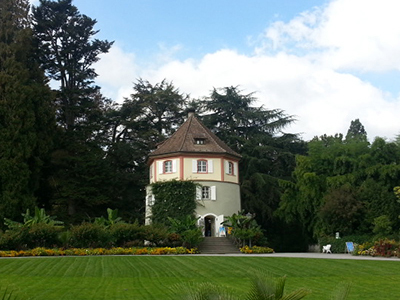
//> input picture Ch6/image/hue_hist.jpg, 400 x 300 px
$ ./hue_histogram   (built with g++ and OpenCV 4)
//> lines starting //> are read from the running program, lines starting //| are printed output that depends on the picture
#include <opencv2/opencv.hpp>
using namespace cv;
using namespace std;

void calc_Histo(const Mat &image, Mat &hist, int bins, int range_max = 256)
{
	int histSize[] = {bins};			   // 히스토그램 계급개수
	float range[] = {0, (float)range_max}; // 히스토그램 범위
	int channels[] = {0};				   // 채널 목록
	int dims = image.channels();

	const float *ranges[] = {range};

	calcHist(&image, 1, channels, Mat(), hist, 1, histSize, ranges);
}

// hue 채널에 대한 색상 팔레트 행렬 생성
Mat make_palatte(int rows)
{
	Mat hsv(rows, 1, CV_8UC3);
	for (int i = 0; i < rows; i++) // 행수만큼 반복
	{
		uchar hue = saturate_cast<uchar>((float)i / rows * 180); // 생상 계산
		hsv.at<Vec3b>(i) = Vec3b(hue, 255, 255);				 // HSV 컬러 지정
	}
	cvtColor(hsv, hsv, COLOR_HSV2BGR); // HSV 컬러 -> BGR 컬러
	return hsv;
}

// 색상으로 히스토그램 그리기
void draw_histo_hue(Mat hist, Mat &hist_img, Size size = Size(256, 200))
{
	Mat hsv_palatte = make_palatte(hist.rows);

	hist_img = Mat(size, CV_8UC3, Scalar(255, 255, 255));
	float bin = (float)hist_img.cols / hist.rows;		  // 계급 개수
	normalize(hist, hist, 0, hist_img.rows, NORM_MINMAX); // 정규화

	for (int i = 0; i < hist.rows; i++)
	{
		float start_x = (i * bin);
		float end_x = (i + 1) * bin;
		Point2f pt1(start_x, 0);
		Point2f pt2(end_x, hist.at<float>(i));

		Scalar color = hsv_palatte.at<Vec3b>(i); // 색상팔레트 색지정
		if (pt2.y > 0)
			rectangle(hist_img, pt1, pt2, color, -1); // 팔레트 색 그리기
	}
	flip(hist_img, hist_img, 0); // 상하 뒤집기
}

int main()
{
	Mat image = imread("../image/hue_hist.jpg", IMREAD_COLOR);
//> image is the input picture: 300 rows x 400 cols, CV_8UC3; mean B, G, R 99.6, 113.7, 100.8
	CV_Assert(!image.empty());

	Mat HSV_img, HSV_arr[3];
	cvtColor(image, HSV_img, COLOR_HSV2BGR); // BGR 컬러 -> HSV 컬러
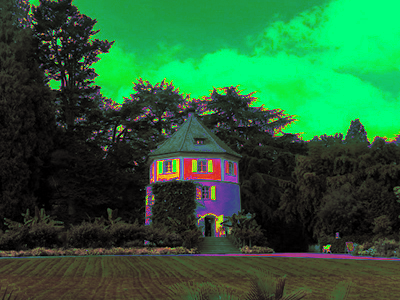
//> HSV_img: 300 rows x 400 cols, CV_8UC3; mean B, G, R 54.6, 94.1, 38.1
	split(HSV_img, HSV_arr);				 // 채널 분리
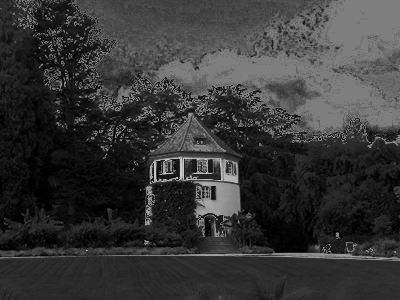
//> HSV_arr[0]: 300 rows x 400 cols, CV_8UC1; min 0, max 212, mean 54.6
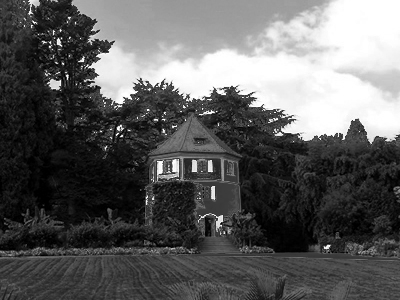
//> HSV_arr[1]: 300 rows x 400 cols, CV_8UC1; min 0, max 255, mean 94.1
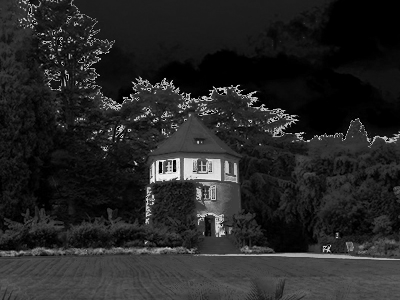
//> HSV_arr[2]: 300 rows x 400 cols, CV_8UC1; min 0, max 252, mean 38.1

	Mat hue_hist, hue_hist_img;
	calc_Histo(HSV_arr[0], hue_hist, 18, 180);				// Hue 채널 히스토그램 계산
//> in calc_Histo, `calcHist(&image, 1, channels, Mat(), hist, 1, histSize, ranges);`: hist = 18 values, max 20465 at index 4, min 156 at index 17, mean 6653.4
//> hue_hist has the same summary as hist in calc_Histo
	draw_histo_hue(hue_hist, hue_hist_img, Size(360, 200)); // 히스토그램 그래프
//> in draw_histo_hue, `hist_img = Mat(size, CV_8UC3, Scalar(255, 255, 255));`: hist_img: 200 rows x 360 cols, CV_8UC3; every value is 255
//> in draw_histo_hue, `normalize(hist, hist, 0, hist_img.rows, NORM_MINMAX);`: hist = 18 values, max 200 at index 4, min 0 at index 17, mean 63.99
//> the loop in draw_histo_hue, `for (int i = 0; i < hist.rows; i++)` made 18 passes
//> pt2 on passes 1 to 12: Point(20, 87.55), Point(40, 151.4), Point(60, 142.9), Point(80, 127.4), Point(100, 200), Point(120, 42.45), Point(140, 45.61), Point(160, 70.36), Point(180, 43.86), Point(200, 34.82), Point(220, 42.05), Point(240, 49.05)
//> after the loop in draw_histo_hue, `for (int i = 0; i < hist.rows; i++)`:
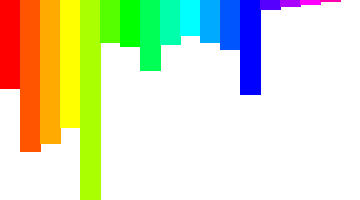
//> hist_img: 200 rows x 360 cols, CV_8UC3; mean B, G, R 192.9, 225.9, 219.6
//> in draw_histo_hue, `flip(hist_img, hist_img, 0);`:
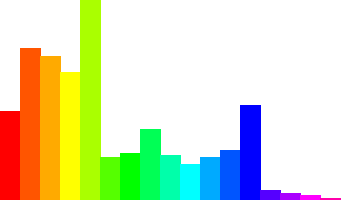
//> hist_img: 200 rows x 360 cols, CV_8UC3; mean B, G, R 192.9, 225.9, 219.6
//> hue_hist has the same summary as hist in draw_histo_hue

	imshow("image", image);
	imshow("Hue_hist_img", hue_hist_img);
	waitKey();
	return 0;
}

$ run again, with Ch6/image/add1.jpg copied over Ch6/image/hue_hist.jpg
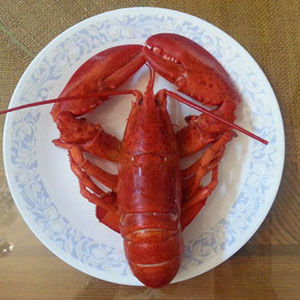
//> input picture Ch6/image/add1.jpg, 300 x 300 px
//> image is the input picture: 300 rows x 300 cols, CV_8UC3; mean B, G, R 110.8, 121.3, 157.8
//> `split(HSV_img, HSV_arr);`:
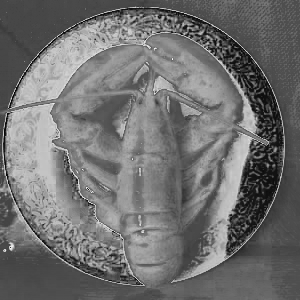
//> HSV_arr[2]: 300 rows x 300 cols, CV_8UC1; min 2, max 255, mean 112
//> in calc_Histo, `calcHist(&image, 1, channels, Mat(), hist, 1, histSize, ranges);`: hist = 18 values, max 10295 at index 7, min 2 at index 0, mean 4910.7
//> `calc_Histo(HSV_arr[0], hue_hist, 18, 180);`: hue_hist has the same summary as hist in calc_Histo
//> in draw_histo_hue, `normalize(hist, hist, 0, hist_img.rows, NORM_MINMAX);`: hist = 18 values, max 200 at index 7, min 0 at index 0, mean 95.38
//> the loop in draw_histo_hue, `for (int i = 0; i < hist.rows; i++)` made 18 passes
//> pt2 on passes 1 to 8: Point(20, 0), Point(40, 23.45), Point(60, 123.5), Point(80, 185.5), Point(100, 145.2), Point(120, 34.99), Point(140, 31.17), Point(160, 200)
//> in draw_histo_hue, `flip(hist_img, hist_img, 0);`:
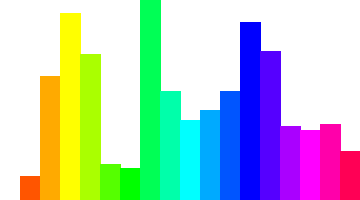
//> hist_img: 200 rows x 360 cols, CV_8UC3; mean B, G, R 199.2, 201, 183.7
//> `draw_histo_hue(hue_hist, hue_hist_img, Size(360, 200));`: hue_hist has the same summary as hist in draw_histo_hue

$ run again, with Ch6/image/add2.jpg copied over Ch6/image/hue_hist.jpg
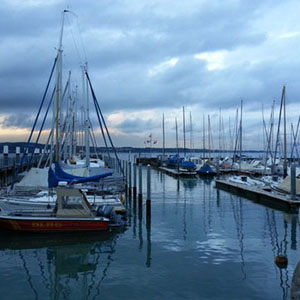
//> input picture Ch6/image/add2.jpg, 300 x 300 px
//> image is the input picture: 300 rows x 300 cols, CV_8UC3; mean B, G, R 157.8, 130.2, 99.7
//> `split(HSV_img, HSV_arr);`:
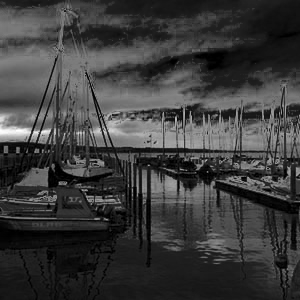
//> HSV_arr[2]: 300 rows x 300 cols, CV_8UC1; min 0, max 255, mean 60
//> in calc_Histo, `calcHist(&image, 1, channels, Mat(), hist, 1, histSize, ranges);`: hist = 18 values, max 22025 at index 3, min 3 at index 17, mean 4999.9
//> `calc_Histo(HSV_arr[0], hue_hist, 18, 180);`: hue_hist has the same summary as hist in calc_Histo
//> in draw_histo_hue, `normalize(hist, hist, 0, hist_img.rows, NORM_MINMAX);`: hist = 18 values, max 200 at index 3, min 0 at index 17, mean 45.38
//> the loop in draw_histo_hue, `for (int i = 0; i < hist.rows; i++)` made 18 passes
//> pt2 on passes 1 to 8: Point(20, 39.85), Point(40, 40.21), Point(60, 45.83), Point(80, 200), Point(100, 194), Point(120, 67.17), Point(140, 68.11), Point(160, 70.29)
//> in draw_histo_hue, `flip(hist_img, hist_img, 0);`:
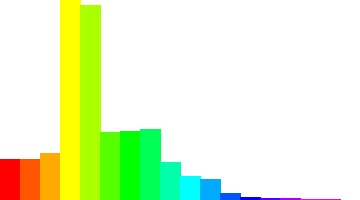
//> hist_img: 200 rows x 360 cols, CV_8UC3; mean B, G, R 203.3, 247.5, 230.1
//> `draw_histo_hue(hue_hist, hue_hist_img, Size(360, 200));`: hue_hist has the same summary as hist in draw_histo_hue

$ run again, with Ch6/image/bright - 복사본.jpg copied over Ch6/image/hue_hist.jpg
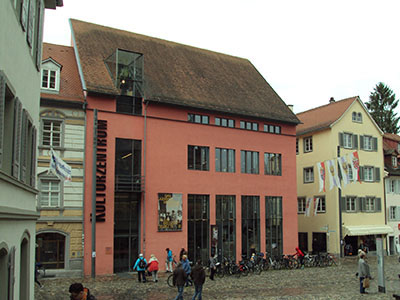
//> input picture Ch6/image/bright - 복사본.jpg, 400 x 300 px
//> image is the input picture: 300 rows x 400 cols, CV_8UC3; mean B, G, R 113, 125.9, 135.3
//> `split(HSV_img, HSV_arr);`:
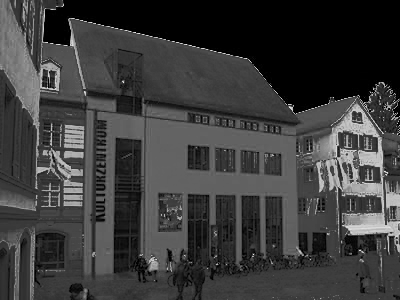
//> HSV_arr[2]: 300 rows x 400 cols, CV_8UC1; min 0, max 234, mean 59.7
//> in calc_Histo, `calcHist(&image, 1, channels, Mat(), hist, 1, histSize, ranges);`: hist = 18 values, max 24975 at index 12, min 999 at index 0, mean 6444.7
//> `calc_Histo(HSV_arr[0], hue_hist, 18, 180);`: hue_hist has the same summary as hist in calc_Histo
//> in draw_histo_hue, `normalize(hist, hist, 0, hist_img.rows, NORM_MINMAX);`: hist = 18 values, max 200 at index 12, min 0 at index 0, mean 45.43
//> the loop in draw_histo_hue, `for (int i = 0; i < hist.rows; i++)` made 18 passes
//> pt2 on passes 1 to 8: Point(20, 0), Point(40, 18.72), Point(60, 45.74), Point(80, 48.79), Point(100, 48.11), Point(120, 41.39), Point(140, 50.28), Point(160, 45.8)
//> in draw_histo_hue, `flip(hist_img, hist_img, 0);`:
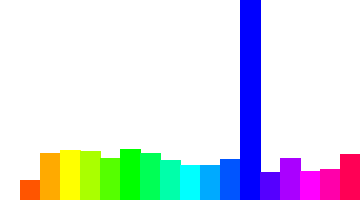
//> hist_img: 200 rows x 360 cols, CV_8UC3; mean B, G, R 230.5, 222.9, 217.1
//> `draw_histo_hue(hue_hist, hue_hist_img, Size(360, 200));`: hue_hist has the same summary as hist in draw_histo_hue
